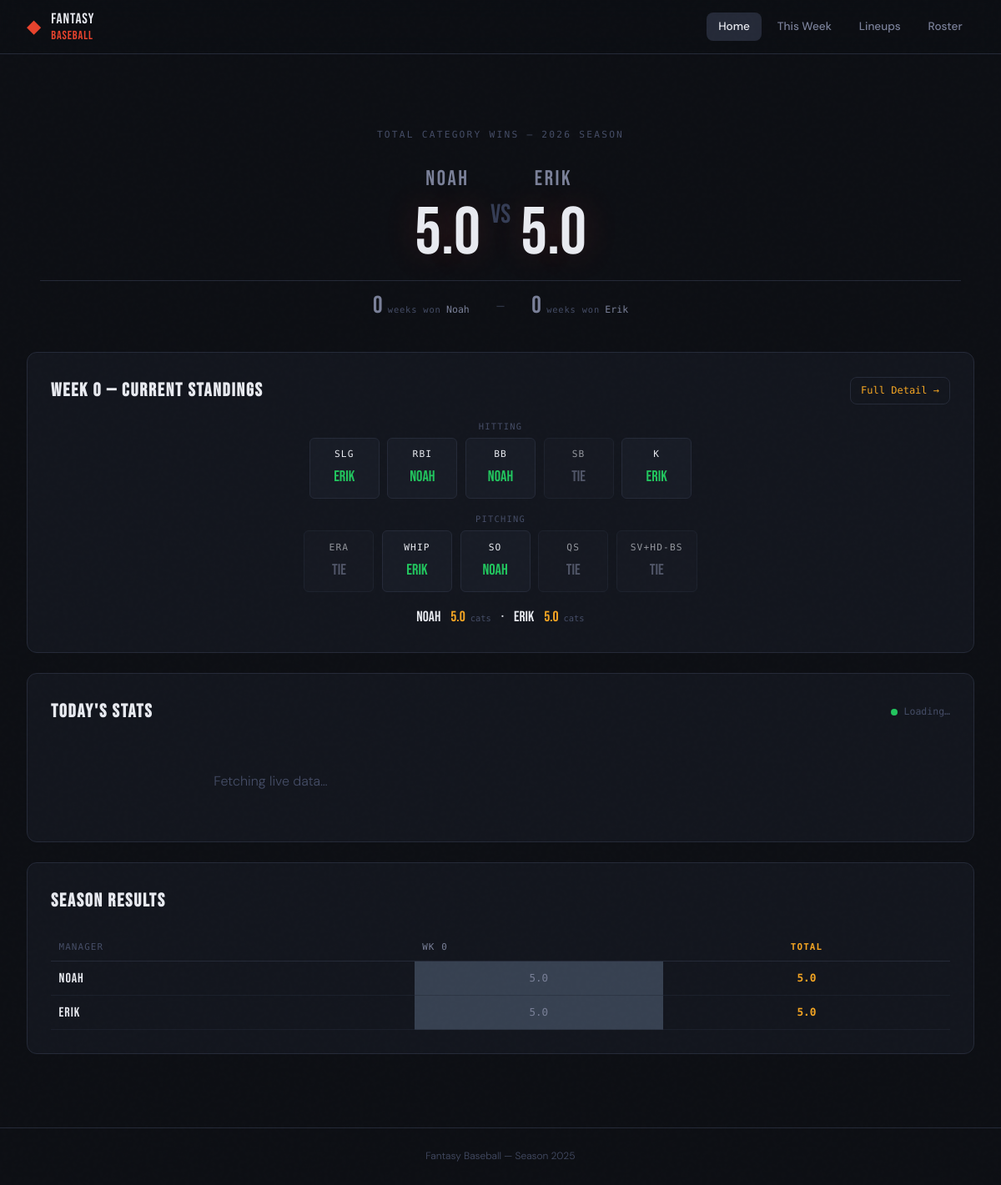
The page / on the database its author committed.
### tables this page shows
CREATE TABLE managers (
    id   INTEGER PRIMARY KEY AUTOINCREMENT,
    name TEXT NOT NULL UNIQUE
);

CREATE TABLE category_wins (
    id         INTEGER PRIMARY KEY AUTOINCREMENT,
    manager    TEXT NOT NULL,
    week       INTEGER NOT NULL,
    wins       REAL NOT NULL DEFAULT 0,
    UNIQUE(manager, week)
);

### app.py (the view)
@app.route('/')
def index():
    db = get_db()
    weeks = get_season_weeks()
    week_num = current_week()
    totals = db.execute('''
        SELECT manager, SUM(wins) as total FROM category_wins GROUP BY manager
    ''').fetchall()
    totals = {r['manager']: r['total'] for r in totals}
    week_wins = db.execute('SELECT week, manager, wins FROM category_wins ORDER BY week').fetchall()
    by_week = {}
    for r in week_wins:
        by_week.setdefault(r['week'], {})[r['manager']] = r['wins']
    managers = db.execute('SELECT name FROM managers ORDER BY id').fetchall()
    manager_names = [m['name'] for m in managers]
    weeks_won = {name: 0 for name in manager_names}
    for week, wdata in by_week.items():
        if len(wdata) == 2:
            scores = list(wdata.items())  # [(name, wins), (name, wins)]
            if scores[0][1] != scores[1][1]:  # not a tie week
                winner = max(scores, key=lambda x: x[1])[0]
                weeks_won[winner] = weeks_won.get(winner, 0) + 1
    cur_week_data = {}
    for m in db.execute('SELECT * FROM managers ORDER BY id').fetchall():
        batters = db.execute('''
            SELECT ws.* FROM weekly_stats ws JOIN players p ON ws.player_id=p.id
            WHERE ws.manager_id=? AND ws.week=? AND p.position_type='batter'
        ''', (m['id'], week_num)).fetchall()
        pitchers = db.execute('''
            SELECT ws.* FROM weekly_stats ws JOIN players p ON ws.player_id=p.id
            WHERE ws.manager_id=? AND ws.week=? AND p.position_type='pitcher'
        ''', (m['id'], week_num)).fetchall()
        cur_week_data[m['name']] = {'batters': batters, 'pitchers': pitchers}
    cur_week_cats = _compute_category_winners(cur_week_data)
    db.close()
    return render_template('index.html',
        weeks=weeks,
        week_num=week_num,
        totals=totals,
        by_week=by_week,
        manager_names=manager_names,
        cur_week_cats=cur_week_cats,
        weeks_won=weeks_won,
        week_options=all_week_options(),
    )

### app.py (called while the page is built)
def get_db():
    conn = sqlite3.connect(DB_PATH)
    conn.row_factory = sqlite3.Row
    return conn

def get_season_weeks():
    db = get_db()
    rows = db.execute('SELECT DISTINCT week FROM weekly_stats ORDER BY week').fetchall()
    db.close()
    return [r['week'] for r in rows]

def _ip_display_to_true(ip_display):
    try:
        val   = float(ip_display)
        whole = int(val)
        thirds = round((val - whole) * 10)
        return whole + thirds / 3.0
    except (TypeError, ValueError):
        return 0.0

### week_schedule.py (called while the page is built)
def _today_et():
    try:
        from zoneinfo import ZoneInfo
        from datetime import datetime as _dt
        return _dt.now(ZoneInfo('America/New_York')).date()
    except Exception:
        try:
            import pytz
            from datetime import datetime as _dt
            return _dt.now(pytz.timezone('America/New_York')).date()
        except Exception:
            from datetime import datetime as _dt, timezone, timedelta as _td
            return (_dt.now(timezone.utc) - _td(hours=4)).date()

def current_week():
    today = _today_et()
    for wnum, start, end in WEEKS:
        if start <= today <= end:
            return wnum
    if today < WEEKS[0][1]:
        return 0
    return WEEKS[-1][0]

def all_week_options():
    result = []
    for wnum, start, end in WEEKS:
        try:
            label = f"Week {wnum}  ({start.strftime('%b %-d')} – {end.strftime('%b %-d')})"
        except ValueError:
            label = f"Week {wnum}  ({start.strftime('%b %d').lstrip('0')} – {end.strftime('%b %d').lstrip('0')})"
        result.append((wnum, label))
    return result

### templates/index.html (shortened to what this page needs)
{% extends "base.html" %}
{% block content %}
<div class="page-home">
  <section class="scoreboard-hero">
    <div class="scoreboard-label">TOTAL CATEGORY WINS — 2026 SEASON</div>
    <div class="scoreboard-managers">
      {% for name in manager_names %}
      <div class="scoreboard-manager">
        <div class="mgr-name">{{ name }}</div>
        <div class="mgr-score {% if totals.get(name,0) > totals.get(manager_names[1-loop.index0],0) %}is-leading{% endif %}">
          {{ totals.get(name, 0) }}
        </div>
      </div>
      {% if loop.first %}<div class="scoreboard-vs">VS</div>{% endif %}
      {% endfor %}
    </div>
    <div class="weeks-won-row">
      {% for name in manager_names %}
      <div class="ww-item {% if weeks_won.get(name,0) > weeks_won.get(manager_names[1-loop.index0],0) %}ww-leading{% endif %}">
        <span class="ww-count">{{ weeks_won.get(name, 0) }}</span>
        <span class="ww-label">week{{ 's' if weeks_won.get(name,0) != 1 }} won</span>
        <span class="ww-name">{{ name }}</span>
      </div>
      {% if loop.first %}<div class="ww-sep">—</div>{% endif %}
      {% endfor %}
    </div>
  </section>
  <section class="card cur-week-card">
    <div class="cur-week-header">
      <h2 class="card-title">Week {{ week_num }} — Current Standings</h2>
      <a href="/week/{{ week_num }}" class="btn-detail">Full Detail →</a>
    </div>
    {% if cur_week_cats %}
    {% set hit_cats  = ['SLG','RBI','BB','SB','K'] %}
    {% set pit_cats  = ['ERA','WHIP','SO','QS','SV+HD-BS'] %}
    <div class="cur-week-cats-group">
      <div class="cur-cats-label">Hitting</div>
      <div class="cur-week-cats">
        {% for cat in hit_cats %}
        {% set info = cur_week_cats.get(cat, {}) %}
        <div class="cur-cat-chip {{ 'chip-tie' if info.get('winner') == 'Tie' }}">
          <span class="cur-cat-name">{{ cat }}</span>
          <span class="cur-cat-winner">{{ info.get('winner', '—') }}</span>
        </div>
        {% endfor %}
      </div>
      <div class="cur-cats-label">Pitching</div>
      <div class="cur-week-cats">
        {% for cat in pit_cats %}
        {% set info = cur_week_cats.get(cat, {}) %}
        <div class="cur-cat-chip {{ 'chip-tie' if info.get('winner') == 'Tie' }}">
          <span class="cur-cat-name">{{ cat }}</span>
          <span class="cur-cat-winner">{{ info.get('winner', '—') }}</span>
        </div>
        {% endfor %}
      </div>
    </div>
    <div class="cur-week-score">
      {% for name in manager_names %}
      <span class="cws-mgr">{{ name }}</span>
      <span class="cws-wins">
        {% set pts = namespace(total=0) %}
        {% for cat, info in cur_week_cats.items() %}
          {% set pts.total = pts.total + (info.pts.get(name, 0) if info.pts is defined else (1 if info.winner == name else 0)) %}
        {% endfor %}
        {{ pts.total }}
        <span class="cws-label">cats</span>
      </span>
      {% if loop.first %}<span class="cws-vs">·</span>{% endif %}
      {% endfor %}
    </div>
    {% else %}
    <p class="empty-note">No stats recorded yet for Week {{ week_num }}.</p>
    {% endif %}
  </section>
  <section class="card today-card">
    <div class="today-header">
      <h2 class="card-title">Today's Stats</h2>
      <div class="today-meta">
        <span class="live-dot"></span>
        <span id="today-updated">Loading…</span>
      </div>
    </div>
    <div id="today-container" class="today-managers">
      <div class="today-loading">Fetching live data…</div>
    </div>
  </section>
  <section class="card weekly-grid-card">
    <h2 class="card-title">Season Results</h2>
    <div class="table-scroll">
      <table class="weekly-table">
        <thead>
          <tr>
            <th>Manager</th>
            {% for w in weeks %}<th><a href="/week/{{ w }}">Wk {{ w }}</a></th>{% endfor %}
            <th class="total-col">Total</th>
          </tr>
        </thead>
        <tbody>
          {% for name in manager_names %}
          {% set other = manager_names[1 - loop.index0] %}
          <tr>
            <td class="mgr-cell">{{ name }}</td>
            {% for w in weeks %}
              {% set wins = by_week.get(w, {}).get(name) %}
              {% set other_wins = by_week.get(w, {}).get(other, 0) %}
              <td class="week-cell
                {% if wins is not none %}
                  {% if wins > other_wins %}cell-win
                  {% elif wins < other_wins %}cell-loss
                  {% else %}cell-tie{% endif %}
                {% endif %}
              ">{{ wins if wins is not none else '—' }}</td>
            {% endfor %}
            <td class="total-col total-wins">{{ totals.get(name, 0) }}</td>
          </tr>
          {% endfor %}
        </tbody>
      </table>
    </div>
  </section>
</div>
{% endblock %}

### rows shown on the page
managers: name "Noah", get "5.0", shows "VS", get "0", name "s", get "Noah" "Noah", get "Noah", total "5.0"
managers: name "Erik", get "5.0", get "0", name "s", get "Erik" "Erik", get "Erik", total "5.0"
category_wins: wins "5.0"
category_wins: wins "5.0"

### other values the page prints
{{ week_num }} "0"
{{ cat }} "SLG" "RBI" "BB" "SB" "K"
{{ info.get('winner', '—') }} "Tie"
{{ cat }} "ERA" "WHIP" "SO" "QS" "SV+HD-BS"
{{ info.get('winner', '—') }} "Tie" "Tie" "Tie"
{{ w }} "0"
